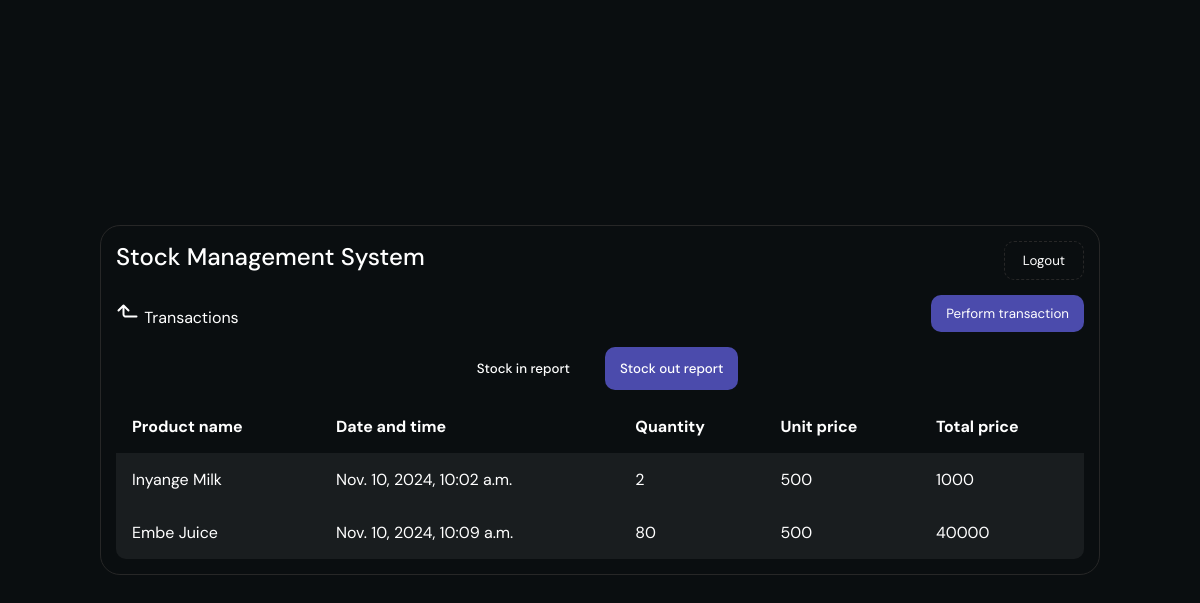
Page /stock-out-report/ (signed in) on the earlier database version.
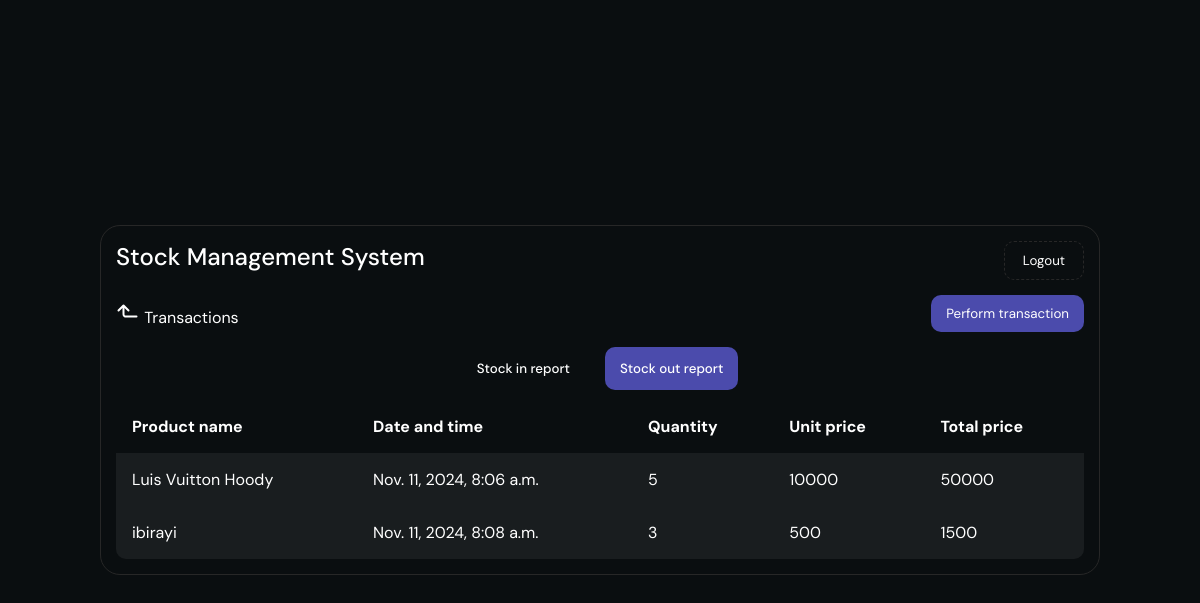
Same page on the later database version.
### base/models.py (models this page shows, shortened)
class ProductOut(models.Model):
    code = models.OneToOneField("base.Product", on_delete=models.CASCADE)
    dateTime = models.DateTimeField(auto_now=False, auto_now_add=True)
    quantity = models.IntegerField()
    unitPrice = models.IntegerField()
    def totalPrice(self):
        return self.quantity * self.unitPrice

class Product(models.Model):
    code = models.AutoField(primary_key = True)
    name = models.CharField(max_length = 50, unique = True)
    def __str__(self):
        return self.name

### base/views.py (the view)
# urls.py: path('stock-out-report/', stockOutReportView, name = "stock-out-report"),
@login_required(login_url = 'login')
def stockOutReportView(request):
    transactions = ProductOut.objects.all()
    return render(request, 'base/stock-out-report.html', { "transactions" : transactions})

### base/templates/base/stock-out-report.html (shortened to what this page needs)
{% extends "main.html" %}
{% block content %}
</head>
<body>
    <main>
        {% include "nav.html" %}
        <div class="container">
            <div class="header">
                <a href={% url "home" %}>
                    <div class="title">
                        <span>Transactions</span>
                    </div>
                    <a href={% url "product-out" %}>
                        <button>Perform transaction</button>
            </div>
            <div class="option">
                <a href={% url "stock-in-report" %}>
                    <button>Stock in report</button>
                <a href={% url "stock-out-report" %}>
                    <button id="active">Stock out report</button>
            </div>
            <div class="products">
                <table>
                    <thead>
                        <tr>
                            <th>Product name</th>
                            <th>Date and time</th>
                            <th>Quantity</th>
                            <th>Unit price</th>
                            <th>Total price</th>
                        </tr>
                    </thead>
                    <tbody>
                        {% for product in transactions %}
                        <tr id="noice">
                            <td>{{ product.code }}</td>
                            <td>{{ product.dateTime }}</td>
                            <td>{{ product.quantity }}</td>
                            <td>{{ product.unitPrice }}</td>
                            <td>{{ product.totalPrice }}</td>
                        </tr>
                        {% endfor %}
                    </tbody>
                </table>
            </div>
        </div>
    </main>
</body>
</html>
{% endblock content %}

Differences in the rows shown:
removed ProductOut: code "Inyange Milk", dateTime "Nov. 10, 2024, 10:02 a.m.", quantity "2", unitPrice "500", totalPrice "1000"
removed ProductOut: code "Embe Juice", dateTime "Nov. 10, 2024, 10:09 a.m.", quantity "80", unitPrice "500", totalPrice "40000"
added ProductOut: code "Luis Vuitton Hoody", dateTime "Nov. 11, 2024, 8:06 a.m.", quantity "5", unitPrice "10000", totalPrice "50000"
added ProductOut: code "ibirayi", dateTime "Nov. 11, 2024, 8:08 a.m.", quantity "3", unitPrice "500", totalPrice "1500"
